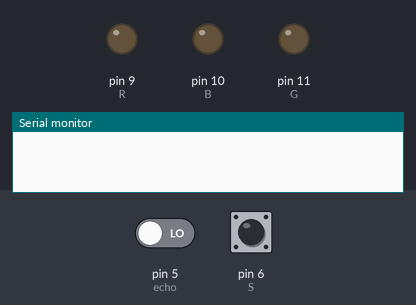
A sketch run on a simulated Arduino Uno, built with avr-gcc and run on an emulated ATmega328P. Parts: output pins drawn as LEDs (lit = HIGH), the last lines printed to the serial monitor. The test bench sets the inputs (shaded band); at power-on: pin 5 (echo) LOW, pin 6 (S) HIGH. Pins used as bus, display or sensor lines are not drawn.

Above: at 0.1 s.
At 1.1 s:
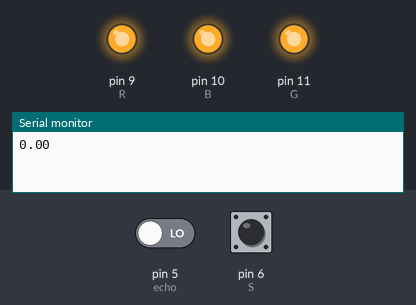
Timing chart, 0 to 2.6 s (numbered marks = the images above):
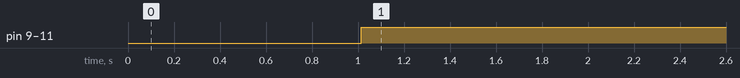

Measured:
- by itself, pin 9 (R), pin 10 (B), pin 11 (G): LOW → HIGH at 1.0 s

The sketch:

tinkercad_ultrasonico_led_gradual.ino
```cpp
int trig = 4;
int echo = 5;
#define S 6
#define R 9
#define B 10
#define G 11

float distancia;

void setup()
{
  pinMode(trig, OUTPUT);
  pinMode(echo, INPUT);
  pinMode(S, INPUT_PULLUP);

  // led
  pinMode(R, OUTPUT);
  pinMode(B, OUTPUT);
  pinMode(G, OUTPUT);

  Serial.begin(9600);
}

void loop()
{
  if (digitalRead(S) == LOW)
  {
    digitalWrite(R, LOW);
    digitalWrite(B, LOW);
    digitalWrite(G, LOW);
  }
  else
  {

    digitalWrite(trig, LOW);
    delay(0005);
    digitalWrite(trig, HIGH);
    delay(0010);
    digitalWrite(trig, LOW);

    distancia = pulseIn(echo, HIGH);
    distancia = distancia / 58;
    Serial.println(distancia);

    int distancia2 = (int)distancia;

    if (distancia > 60)
    {
      analogWrite(R, 0);
      analogWrite(G, 0);
      analogWrite(B, 0);
    }
    else if (distancia > 100)
    {
      analogWrite(R, 90);
      analogWrite(G, 60);
      analogWrite(B, 30);
    }
    else if (distancia > 80)
    {
      analogWrite(R, 60);
      analogWrite(G, 60);
      analogWrite(B, 60);
    }
    else if (distancia > 70)
    {
      analogWrite(R, 30);
      analogWrite(G, 60);
      analogWrite(B, 90);
    }
    else if (distancia > 60)
    {
      analogWrite(R, 100);
      analogWrite(G, 100);
      analogWrite(B, 30);
    }
    else if (distancia > 40)
    {
      analogWrite(R, 255);
      analogWrite(G, 10);
      analogWrite(B, 150);
    }
    else
    {
      analogWrite(R, 255);
      analogWrite(G, 255);
      analogWrite(B, 255);
    }
  }
}
```
